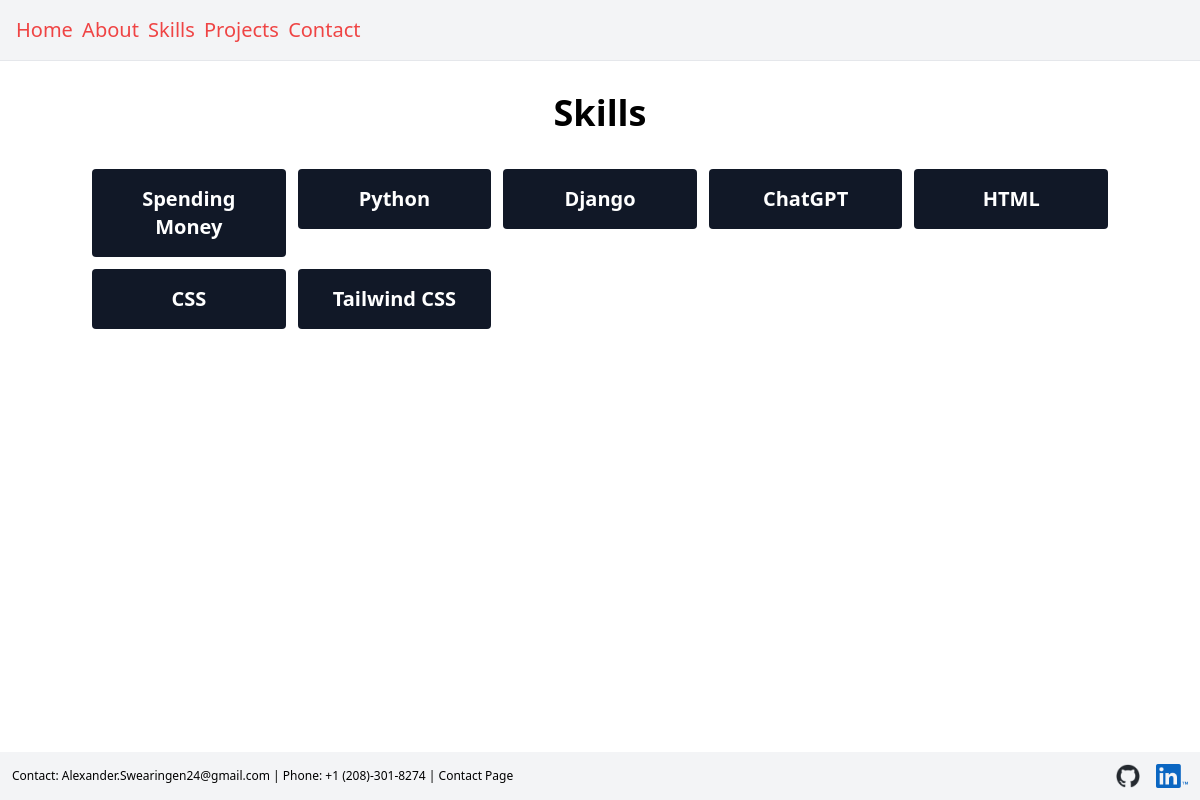
/skill/, run on the app's committed database.
### portfo/models.py (models this page shows, shortened)
class Skill(models.Model):
    FIELD = (
        ("web development", "Web Development"),
        ("automation", "Automation"),
        ("artifiacl intelligence", "Artifiacl Intelligence"),
        ("cyber security", "Cyber Security"),
    )
    name = models.CharField(max_length=50)
    description = models.TextField(blank=True, null=True)
    field = models.CharField(
        max_length=100, choices=FIELD, blank=True, null=True)
    langsymbol = models.ImageField(
        upload_to='lang_symbol', blank=True, null=True)
    cert = models.FileField(upload_to='certs', blank=True, null=True)

### portfo/views.py (the view)
# urls.py: path('skill/', skill_view, name='skill'),
def skill_view(request):
    skills = Skill.objects.all()
    context = {
        'skills': skills
    }
    return render(request, 'portfo/skill_view.html', context)

### portfo/templates/portfo/skill_view.html (shortened to what this page needs)
{% extends "portfo/_base.html" %}
{% block content %}
    <header class="text-center">
        <h1 class="text-4xl font-bold mb-4">Skills</h1>
    </header>
    <section class="grid grid-cols-5 gap-1 mt-8">
        {% for skill in skills %}
            <a href="{% url 'skill-detail' skill.pk  %}">
                <div class="text-center bg-gray-900 p-4 m-1 text-white rounded hover:shadow-2xl hover:cursor-pointer hover:bg-gray-100 hover:text-gray-900">
                    <h3 class="text-xl font-bold">{{ skill.name }}</h3>
                </div>
            </a>
        {% endfor %}
    </section>
{% endblock content %}

### data on the page
Skill: name "Spending Money"
Skill: name "Python"
Skill: name "Django"
Skill: name "ChatGPT"
Skill: name "HTML"
Skill: name "CSS"
Skill: name "Tailwind CSS"
